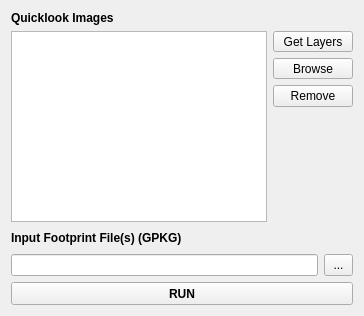
     <widget class="QWidget" name="select">
      <attribute name="title">
       <string>Select Images</string>
      </attribute>
      <layout class="QVBoxLayout" name="verticalLayout_12" stretch="0,10,4">
       <item>
        <widget class="QLabel" name="label_6">
         <property name="font">
          <font>
           <weight>75</weight>
           <bold>true</bold>
          </font>
         </property>
         <property name="text">
          <string>Quicklook Images</string>
         </property>
        </widget>
       </item>
       <item>
        <layout class="QHBoxLayout" name="horizontalLayout_7" stretch="15,2">
         <item>
          <widget class="QListWidget" name="lw_input_ql">
           <property name="sizePolicy">
            <sizepolicy hsizetype="Preferred" vsizetype="Preferred">
             <horstretch>0</horstretch>
             <verstretch>0</verstretch>
            </sizepolicy>
           </property>
           <property name="selectionMode">
            <enum>QAbstractItemView::MultiSelection</enum>
           </property>
          </widget>
         </item>
         <item>
          <layout class="QVBoxLayout" name="verticalLayout_5" stretch="1,1,1,10">
           <item>
            <widget class="QToolButton" name="btn_browse_ql_2">
             <property name="sizePolicy">
              <sizepolicy hsizetype="Preferred" vsizetype="Preferred">
               <horstretch>0</horstretch>
               <verstretch>0</verstretch>
              </sizepolicy>
             </property>
             <property name="text">
              <string>Get Layers</string>
             </property>
            </widget>
           </item>
           <item>
            <widget class="QToolButton" name="btn_browse_ql">
             <property name="sizePolicy">
              <sizepolicy hsizetype="Preferred" vsizetype="Preferred">
               <horstretch>0</horstretch>
               <verstretch>0</verstretch>
              </sizepolicy>
             </property>
             <property name="text">
              <string>Browse</string>
             </property>
            </widget>
           </item>
           <item>
            <widget class="QPushButton" name="pb_remove">
             <property name="sizePolicy">
              <sizepolicy hsizetype="Preferred" vsizetype="Preferred">
               <horstretch>0</horstretch>
               <verstretch>0</verstretch>
              </sizepolicy>
             </property>
             <property name="text">
              <string>Remove</string>
             </property>
            </widget>
           </item>
           <item>
            <spacer name="verticalSpacer_2">
             <property name="orientation">
              <enum>Qt::Vertical</enum>
             </property>
             <property name="sizeHint" stdset="0">
              <size>
               <width>20</width>
               <height>40</height>
              </size>
             </property>
            </spacer>
           </item>
          </layout>
         </item>
        </layout>
       </item>
       <item>
        <layout class="QVBoxLayout" name="verticalLayout_11" stretch="3,2,4">
         <item>
          <layout class="QHBoxLayout" name="horizontalLayout_19">
           <item>
            <widget class="QLabel" name="label_8">
             <property name="font">
              <font>
               <weight>75</weight>
               <bold>true</bold>
              </font>
             </property>
             <property name="text">
              <string>Input Footprint File(s) (GPKG)</string>
             </property>
            </widget>
           </item>
           <item>
            <spacer name="horizontalSpacer_12">
             <property name="orientation">
              <enum>Qt::Horizontal</enum>
             </property>
             <property name="sizeHint" stdset="0">
              <size>
               <width>40</width>
               <height>20</height>
              </size>
             </property>
            </spacer>
           </item>
          </layout>
         </item>
         <item>
          <layout class="QHBoxLayout" name="horizontalLayout_20" stretch="21,2">
           <item>
            <widget class="QLineEdit" name="le_inputfile_2">
             <property name="sizePolicy">
              <sizepolicy hsizetype="Preferred" vsizetype="Preferred">
               <horstretch>0</horstretch>
               <verstretch>0</verstretch>
              </sizepolicy>
             </property>
             <property name="frame">
              <bool>true</bool>
             </property>
             <property name="alignment">
              <set>Qt::AlignLeading|Qt::AlignLeft|Qt::AlignVCenter</set>
             </property>
             <property name="placeholderText">
              <string/>
             </property>
            </widget>
           </item>
           <item>
            <widget class="QToolButton" name="btn_browse_4">
             <property name="sizePolicy">
              <sizepolicy hsizetype="Preferred" vsizetype="Preferred">
               <horstretch>0</horstretch>
               <verstretch>0</verstretch>
              </sizepolicy>
             </property>
             <property name="text">
              <string>...</string>
             </property>
            </widget>
           </item>
          </layout>
         </item>
         <item>
          <widget class="QPushButton" name="btn_execute_3">
           <property name="enabled">
            <bool>true</bool>
           </property>
           <property name="sizePolicy">
            <sizepolicy hsizetype="Preferred" vsizetype="Preferred">
             <horstretch>0</horstretch>
             <verstretch>0</verstretch>
            </sizepolicy>
           </property>
           <property name="font">
            <font>
             <pointsize>9</pointsize>
             <weight>75</weight>
             <bold>true</bold>
            </font>
           </property>
           <property name="text">
            <string>RUN</string>
           </property>
          </widget>
         </item>
        </layout>
       </item>
      </layout>
     </widget>
